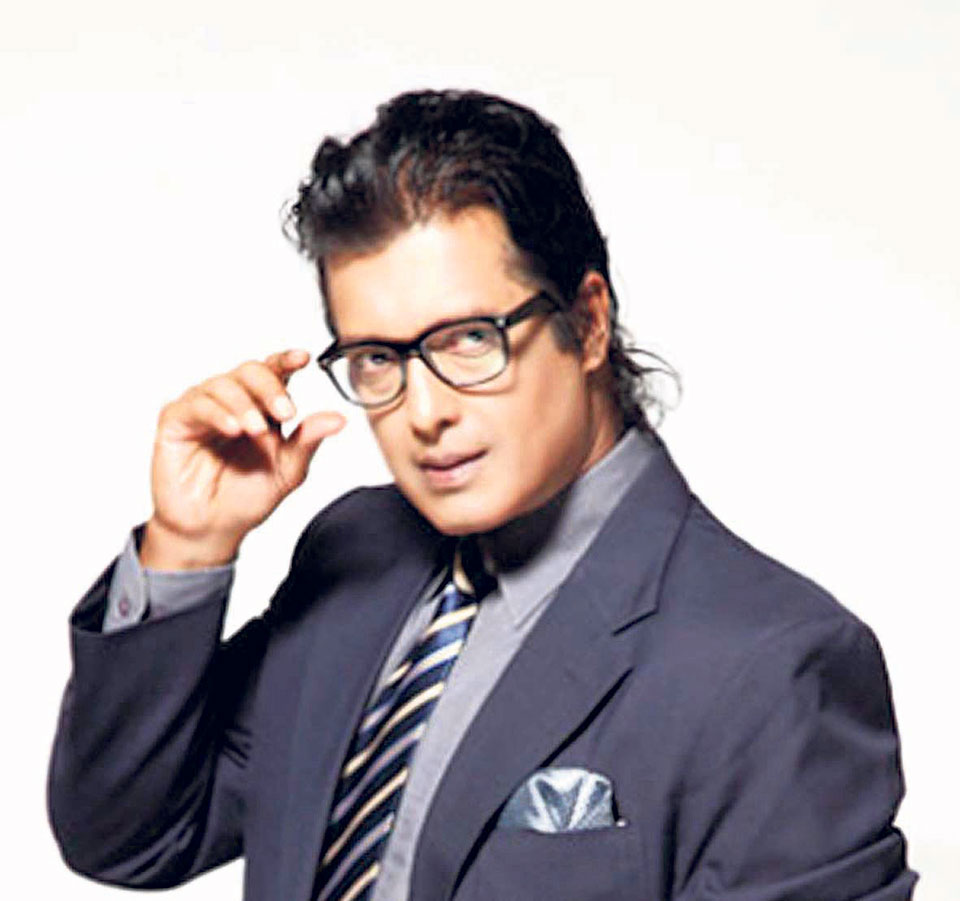
#> input picture Python/2.Django/Django Project/Harry_blog/blog/images/RajeshHamal.jpg, 960 x 901 px, given in place of the camera
$ python model.py
#> lines starting #> are read from the running program, lines starting #| are printed output that depends on the picture; after the words box and inside, x2 and y2 are one past the last pixel; in counts of white or black regions, pixels touching at a corner belong together
#> the answer given: ../../../../../Python/2.Django/Django Project/Harry_blog/blog/images/RajeshHamal.jpg
import cv2
import numpy as np

def createdataset(name):
    cap=cv2.VideoCapture(0)
    path='haarcascade_frontalface_default.xml'
    face_cascade=cv2.CascadeClassifier(path)
    face_data=[]
    face_section=np.zeros((100,100),dtype='uint8')
    skip=0
    while True:
        ret,frame=cap.read()
#> frame is the input picture: shape (901, 960, 3); mean B, G, R 174.7, 170.4, 177
        if ret==False:
            continue
        gray_frame=cv2.cvtColor(frame,cv2.COLOR_BGR2GRAY)
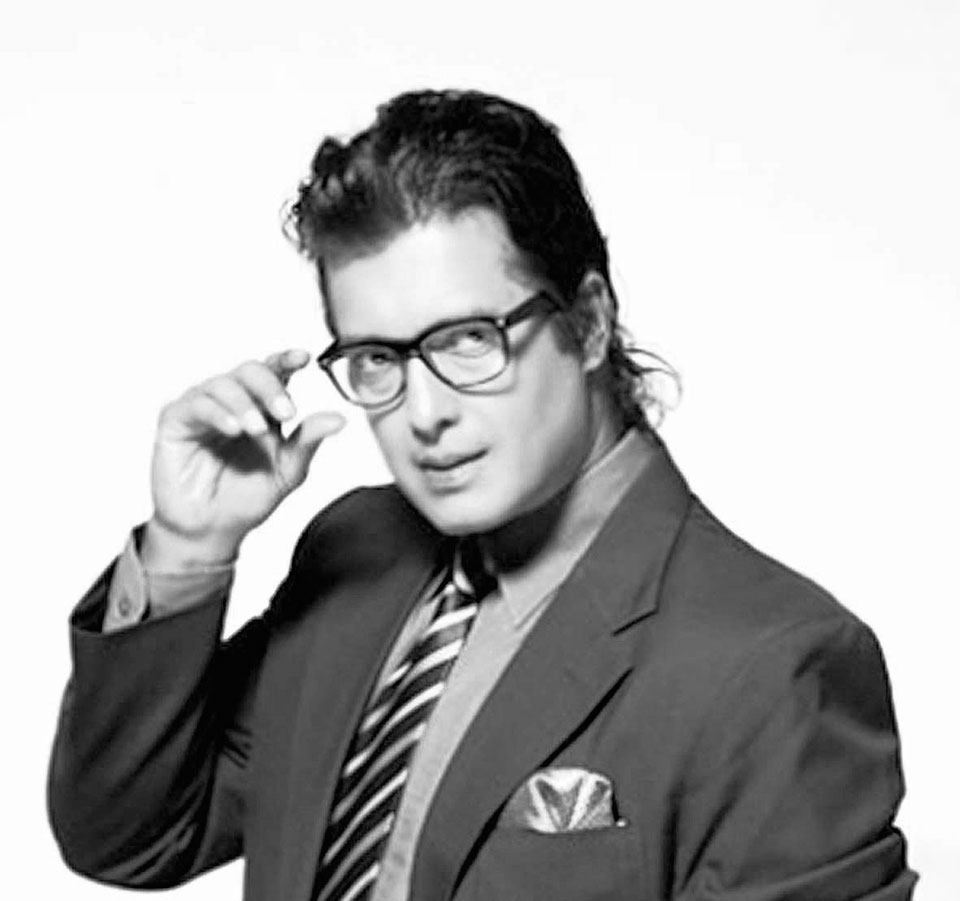
#> gray_frame: shape (901, 960); min 1, max 255, mean 172.9
        faces=face_cascade.detectMultiScale(gray_frame,1.3,2)
#> faces = [[308, 243, 276, 276]]
        faces=sorted(faces,key=lambda f:f[2]*f[3])
        for face in faces[-1:]:
            x,y,w,h=face
            face_section=gray_frame[y:y+h,x:x+w]
            face_section=cv2.resize(face_section,(100,100))
            cv2.putText(frame,name,(x,y-30),cv2.FONT_HERSHEY_SIMPLEX,1,(255,0,0),cv2.LINE_4)
            cv2.rectangle(frame,(x,y),(x+w,y+h),(0,255,0),2)
#> this loop made 1 pass
#> pass 1, in createdataset, `face_section=gray_frame[y:y+h,x:x+w]`:
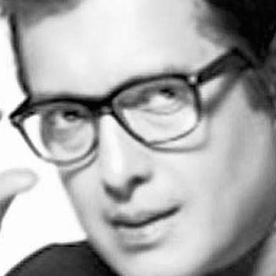
#> face_section: shape (276, 276); min 1, max 255, mean 170.1
#> pass 1, in createdataset, `face_section=cv2.resize(face_section,(100,100))`:
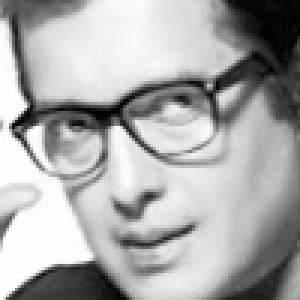
#> face_section: shape (100, 100) (shown 3 times larger); min 1, max 255, mean 170
#> after the loop:
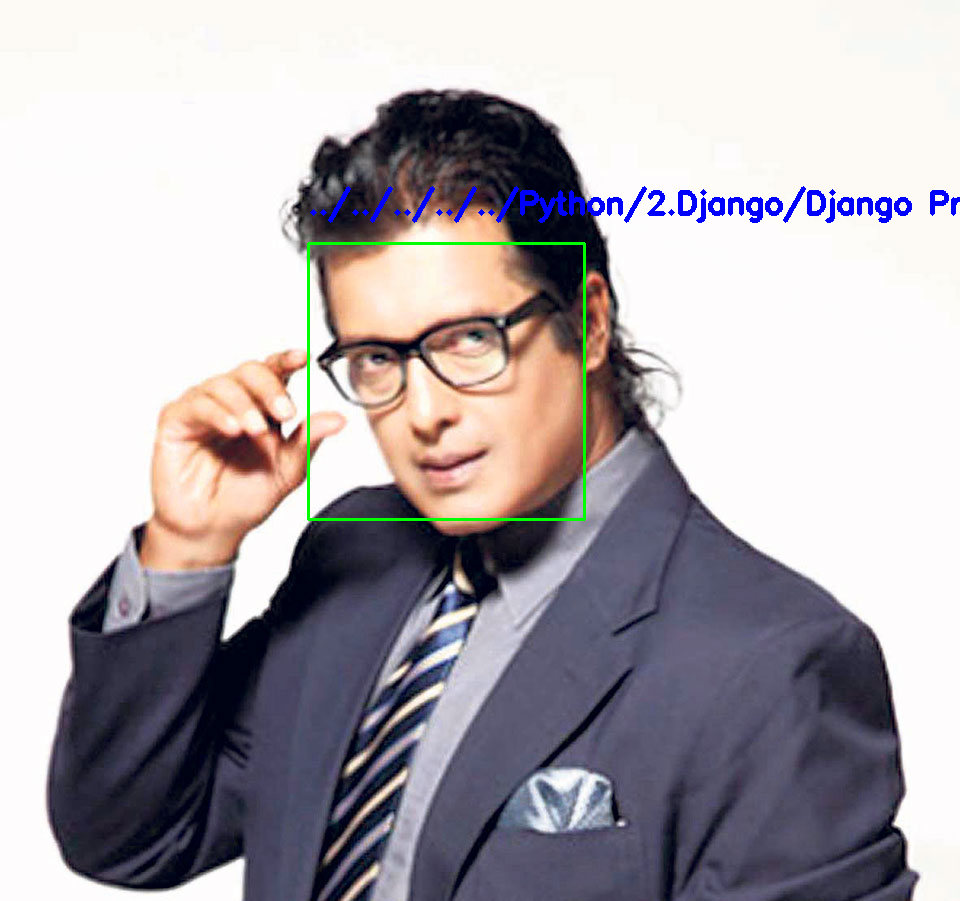
#> frame: shape (901, 960, 3); 1.11% of pixels changed, all inside (x1, y1, x2, y2) = (307, 186, 960, 521)

        cv2.imshow('Camera',frame)
        if skip%10==0:
            face_data.append(face_section)
        skip+=1
        key_pressed=cv2.waitKey(1) & 0xFF
#> (key q is pressed here)
        if key_pressed==ord('q'):
            break
    face_data=np.asarray(face_data)
    face_data=face_data.reshape((face_data.shape[0],-1))
    np.save('data'+'/'+name+'.npy',face_data)
    cap.release()
    cv2.destroyAllWindows()
    print('dataset is successfully created')

name=input('enter Your name \n -> ')
createdataset(name)
